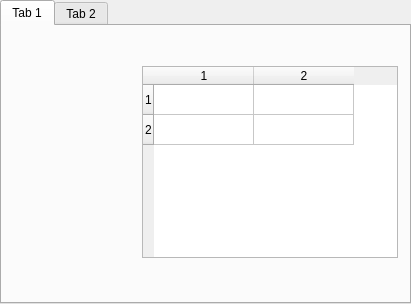
<?xml version="1.0" encoding="UTF-8"?>
<ui version="4.0">
 <class>OptionsWindow</class>
 <widget class="QTabWidget" name="OptionsWindow">
  <property name="geometry">
   <rect>
    <x>0</x>
    <y>0</y>
    <width>411</width>
    <height>304</height>
   </rect>
  </property>
  <property name="sizePolicy">
   <sizepolicy hsizetype="Expanding" vsizetype="Expanding">
    <horstretch>0</horstretch>
    <verstretch>0</verstretch>
   </sizepolicy>
  </property>
  <property name="windowTitle">
   <string>TabWidget</string>
  </property>
  <property name="currentIndex">
   <number>0</number>
  </property>
  <widget class="QWidget" name="tab1">
   <attribute name="title">
    <string>Tab 1</string>
   </attribute>
   <widget class="QTableWidget" name="tableWidget">
    <property name="geometry">
     <rect>
      <x>140</x>
      <y>40</y>
      <width>256</width>
      <height>192</height>
     </rect>
    </property>
    <property name="rowCount">
     <number>2</number>
    </property>
    <property name="columnCount">
     <number>2</number>
    </property>
    <row/>
    <row/>
    <column/>
    <column/>
   </widget>
  </widget>
  <widget class="QWidget" name="tab2">
   <attribute name="title">
    <string>Tab 2</string>
   </attribute>
  </widget>
 </widget>
 <resources/>
 <connections/>
</ui>
